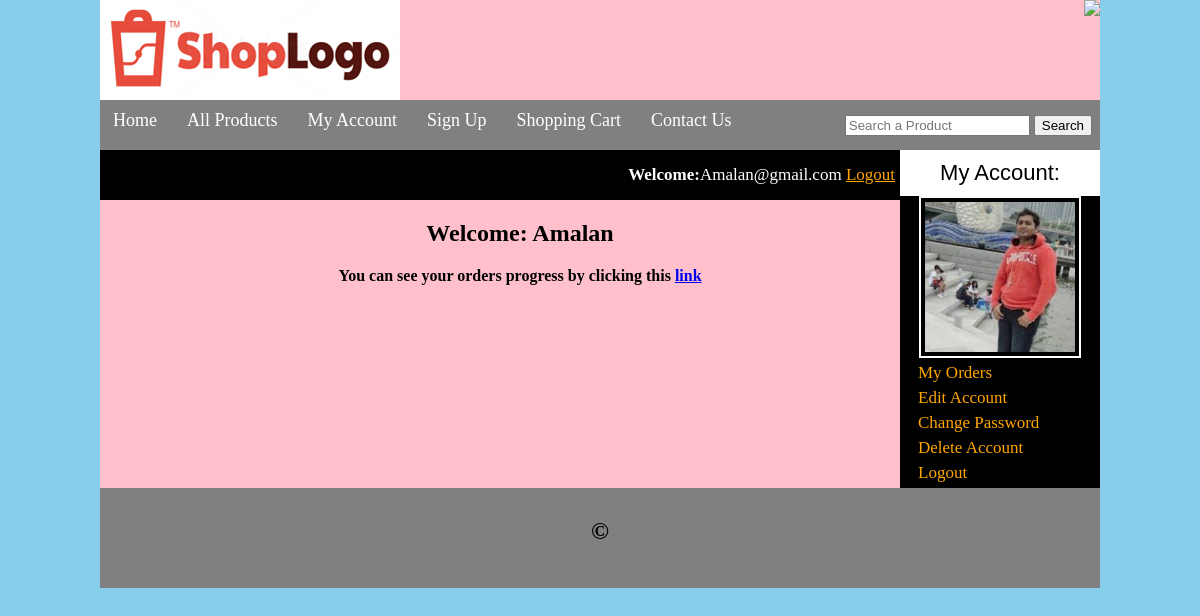
/customer/my_account.php (signed in), run on the app's committed database.
### tables this page shows
CREATE TABLE `customers` (
  `customer_id` int(10) NOT NULL,
  `customer_ip` varchar(255) NOT NULL,
  `customer_name` text NOT NULL,
  `customer_email` varchar(100) NOT NULL,
  `customer_pass` varchar(100) NOT NULL,
  `customer_country` text NOT NULL,
  `customer_city` text NOT NULL,
  `customer_contact` varchar(255) NOT NULL,
  `customer_address` text NOT NULL,
  `customer_image` text NOT NULL
);

### customer/my_account.php (the view, shortened to what this page needs)
<!DOCTYPE>
<?php
include("functions/functions.php");
?>
<html>
	<head>
	<link rel="stylesheet" href="styles/style.css" media="all" />
	</head>
<body>
	<div class="main_wrapper">
		<div class="header_wrapper">
			<a href="../index.php"><img id="logo" src="images/logo.gif" /> </a>
			<img id="banner" src="images/ad_banner.gif" />
		</div>
		<div class="menubar">
			<ul id="menu">
				<li><a href="ecommerce/index.php">Home</a></li>
				<li><a href="../all_products.php">All Products</a></li>
				<li><a href="customer/my_account.php">My Account</a></li>
				<li><a href="#">Sign Up</a></li>
				<li><a href="cart.php">Shopping Cart</a></li>
				<li><a href="#">Contact Us</a></li>
			</ul>
			<div id="form">
				<form method="get" action="results.php" enctype="multipart/form-data">
					<input type="text" name="user_query" placeholder="Search a Product"/ >
					<input type="submit" name="search" value="Search" />
				</form>
			</div>
		</div>
		<div class="content_wrapper">
			<div id="sidebar">
				<div id="sidebar_title">My Account:</div>
				<ul id="cats">
				<?php
				$user = $_SESSION['customer_email'];
				$get_img = "select * from customers where customer_email='$user'";
				$run_img = mysqli_query($con, $get_img);
				$row_img = mysqli_fetch_array($run_img);
				$c_image = $row_img['customer_image'];
				$c_name = $row_img['customer_name'];
				echo "<p style='text-align:center;'><img src='customer_images/$c_image' width='150' height='150'/></p>";
				?>
				<li><a href="my_account.php?my_orders">My Orders</a></li>
				<li><a href="my_account.php?edit_account">Edit Account</a></li>
				<li><a href="my_account.php?change_pass">Change Password</a></li>
				<li><a href="my_account.php?delete_account">Delete Account</a></li>
				<li><a href="logout.php">Logout</a></li>
				</div>
			<div id="content_area">
			<div id="shopping_cart">
					<span style="float:right; font-size:17px; padding:5px; line-height:40px;">
					<?php
					if(isset($_SESSION['customer_email'])){
					echo "<b>Welcome:</b>" . $_SESSION['customer_email'] ;
					}
					?>
					<?php
					if(!isset($_SESSION['customer_email'])){
					echo "<a href='checkout.php' style='color:orange;'>Login</a>";
					}
					else {
					echo "<a href='logout.php' style='color:orange;'>Logout</a>";
					}
					?>
					</span>
			</div>
				<div id="products_box">
				<?php
				if(!isset($_GET['my_orders'])){
					if(!isset($_GET['edit_account'])){
						if(!isset($_GET['change_pass'])){
							if(!isset($_GET['delete_account'])){
				echo "
				<h2 style='padding:20px;'>Welcome:  $c_name </h2>
				<b>You can see your orders progress by clicking this <a href='my_account.php?my_orders'>link</a></b>";
				}
				}
				}
				}
				?>
				</div>
			</div>
		</div>
		<div id="footer">
		<h2 style="text-align:center; padding-top:30px;">&copy; </h2>
		</div>
	</div>
</body>
</html>

### customer/styles/style.css (style rules this page uses)
html, body, div, span, applet, object, iframe, h1, h2, h3, h4, h5, h6, p, blockquote, pre, a, abbr, acronym, address, big, cite, code, del, dfn, em, img, ins, kbd, q, s, samp, small, strike, strong, sub, sup, tt, var, b, u, i, center, dl, dt, dd, ol, ul, li, fieldset, form, label, legend, table, caption, tbody, tfoot, thead, tr, th, td, article, aside, canvas, details, embed, figure, figcaption, footer, header, hgroup, menu, nav, output, ruby, section, summary, time, mark, audio, video { margin: 0; padding: 0; border: 0; vertical-align: baseline; }
body { background:skyblue; }
.main_wrapper { width:1000px; height:auto; margin:auto; background:pink; }
.header_wrapper { width:1000px; height:100px; margin:auto; }
#logo { float:left; }
#banner { float:right; }
.menubar { width:1000px; height:50px; background:gray; color:white; }
#menu { padding:0; margin:0; line-height:40px; float:left; }
#menu li { list-style:none; display:inline; }
#menu a { text-decoration:none; color:white; padding:8px; margin:5px; font-size:18px; font-family:COMIC SANS MS; }
#form { float:right; padding-right:8px; line-height:50px; }
.content_wrapper { width:1000px; margin:auto; background:pink; }
#content_area { width:800px; float:left; background:pink; }
#sidebar { width:200px; background:black; float:right; }
#sidebar_title { background:white; color:black; font-size:22px; font-family:arial; padding:10px; text-align:center; }
#cats { text-align:left; }
#cats li { list-style:none; margin:5px; }
#cats a { color:orange; padding:8px; margin:5px; text-align:left; font-size:17px; text-decoration:none; font-family:Comic Sans Ms; }
#cats img { border:2px solid white; padding:4px; }
#products_box { width:780px; text-align:center; margin-left:30px; margin-bottom:10px; }
#shopping_cart { width:800px; height:50px; background:black; color:white; }
#footer { width:1000px; height:100px; background:gray; clear:both; }

### data on the page
customers: customer_image (picture), customer_name "Amalan"

### other printed values
$_SESSION['customer_email'] "Amalan@gmail.com"
